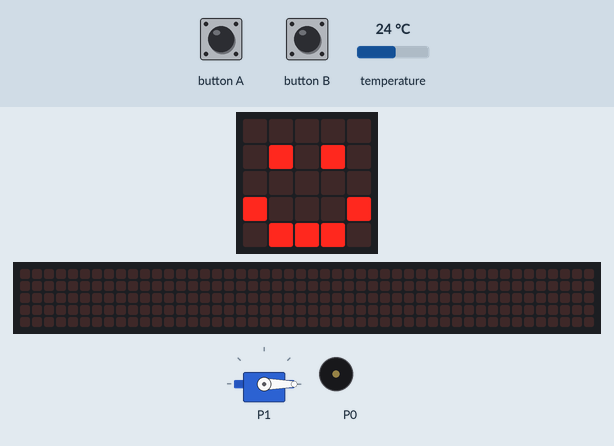
This program was run on a simulated BBC micro:bit (MakeCode). Shown: servo, the board's 5×5 LED display, a strip that is not on the board, showing the scrolling text unrolled, buzzer (waves = sounding). Inputs (shaded band) come from the test bench; at power-on: temperature 24 °C. The 48×5 strip is a reading aid, not a part: it shows the text the display is scrolling, unrolled, one strip-width of it at a time.

Above: at 6.2 s.
6.3 s: button A pressed for 0.15 s
At 6.92 s:
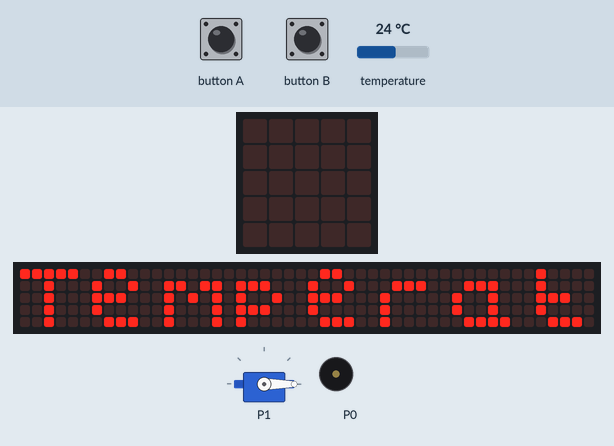
7.0 s: button B pressed for 0.15 s
At 7.82 s:
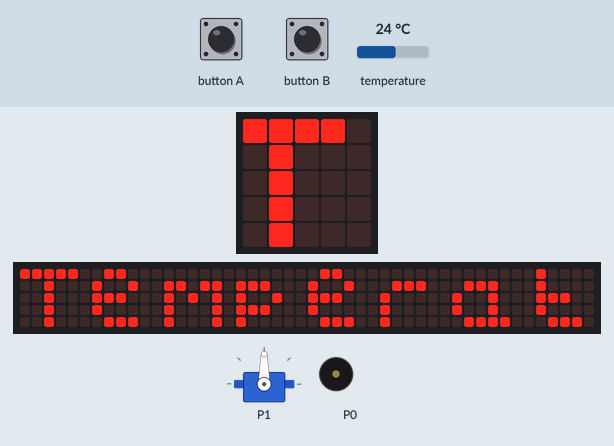
At 18.32 s:
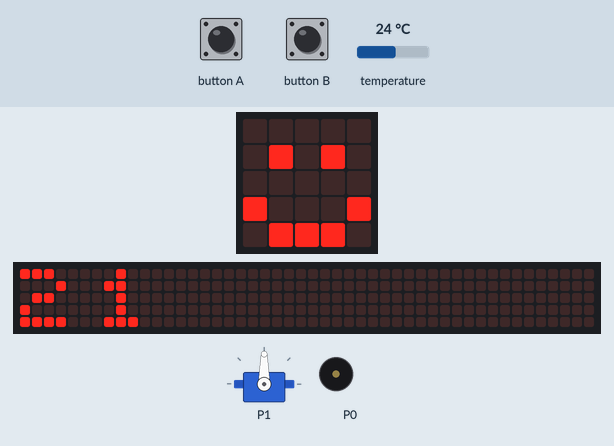
Timing chart, 0 to 19.8 s (numbered marks = the images above; inputs shaded):
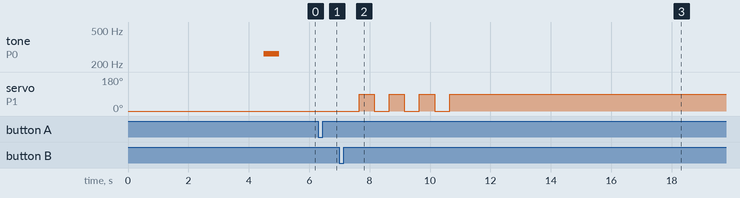

The program:

main.ts
```typescript
input.onButtonPressed(Button.A, function () {
    basic.clearScreen()
    Temperatura = input.temperature()
    Temperatura += -3
    basic.showString("Temperatura")
    basic.showNumber(Temperatura)
    basic.showString("Cº")
})
input.onButtonPressed(Button.B, function () {
    for (let index = 0; index < 4; index++) {
        servos.P1.setAngle(0)
        basic.pause(500)
        servos.P1.setAngle(90)
        basic.pause(500)
    }
})
let Temperatura = 0
servos.P1.setAngle(0)
basic.showString("Hola")
music.play(music.tonePlayable(262, music.beat(BeatFraction.Whole)), music.PlaybackMode.UntilDone)
basic.forever(function () {
    basic.showIcon(IconNames.Happy)
})
```

test.ts
```typescript
// aquí va el archivo "tests"; esto no se compilará cuando este paquete se utilice como una extensión.
```

Measured:
- after the input at 6.3 s, the display: first changes after 0.15 s (image 1 shows a later state)
- after the input at 7.0 s, servo on P1: alternates 90° for 0.50 s and 0° for 0.50 s, 7 changes in all, then stays 90°, starting after 0.65 s
